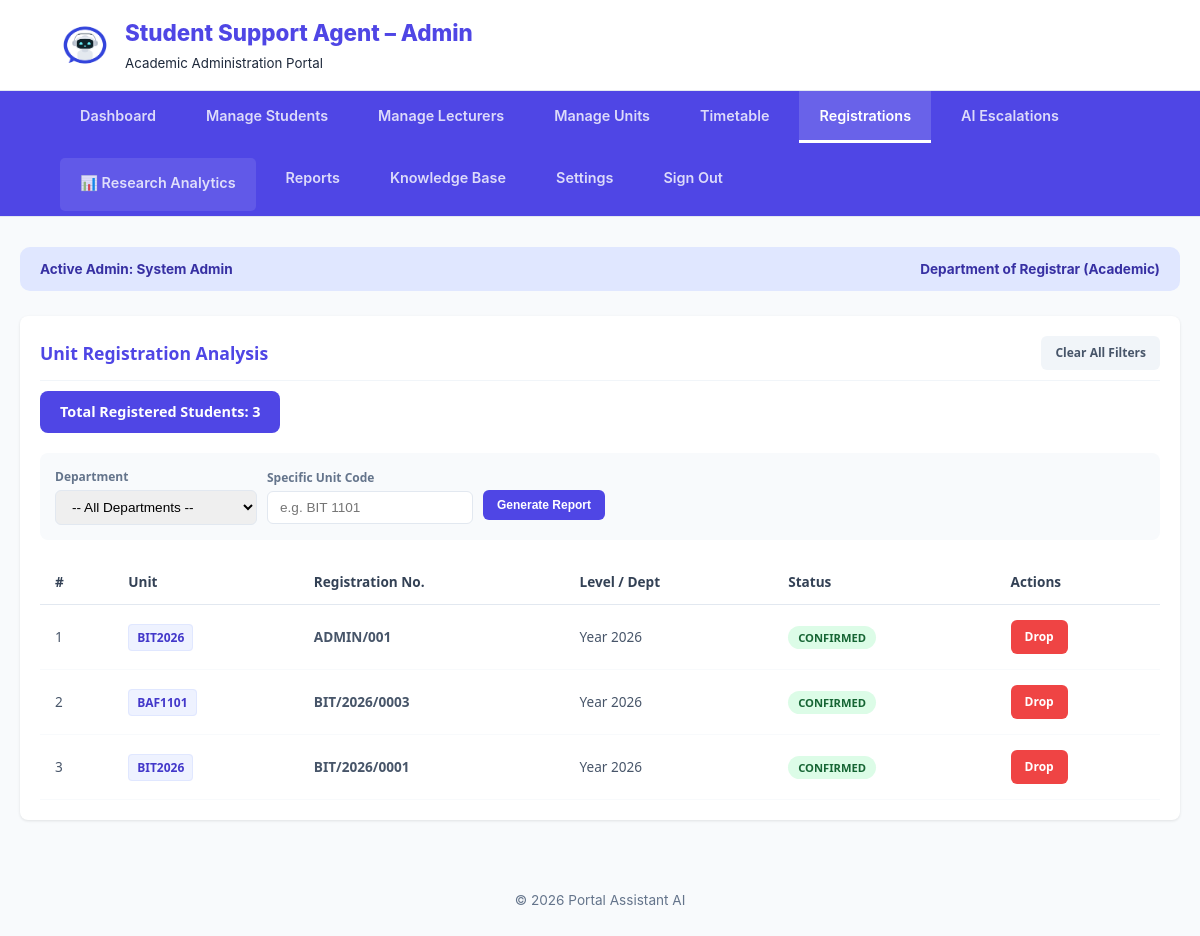
Page /Admin/Admin-index.php?section=registrations (signed in) on the earlier database version.
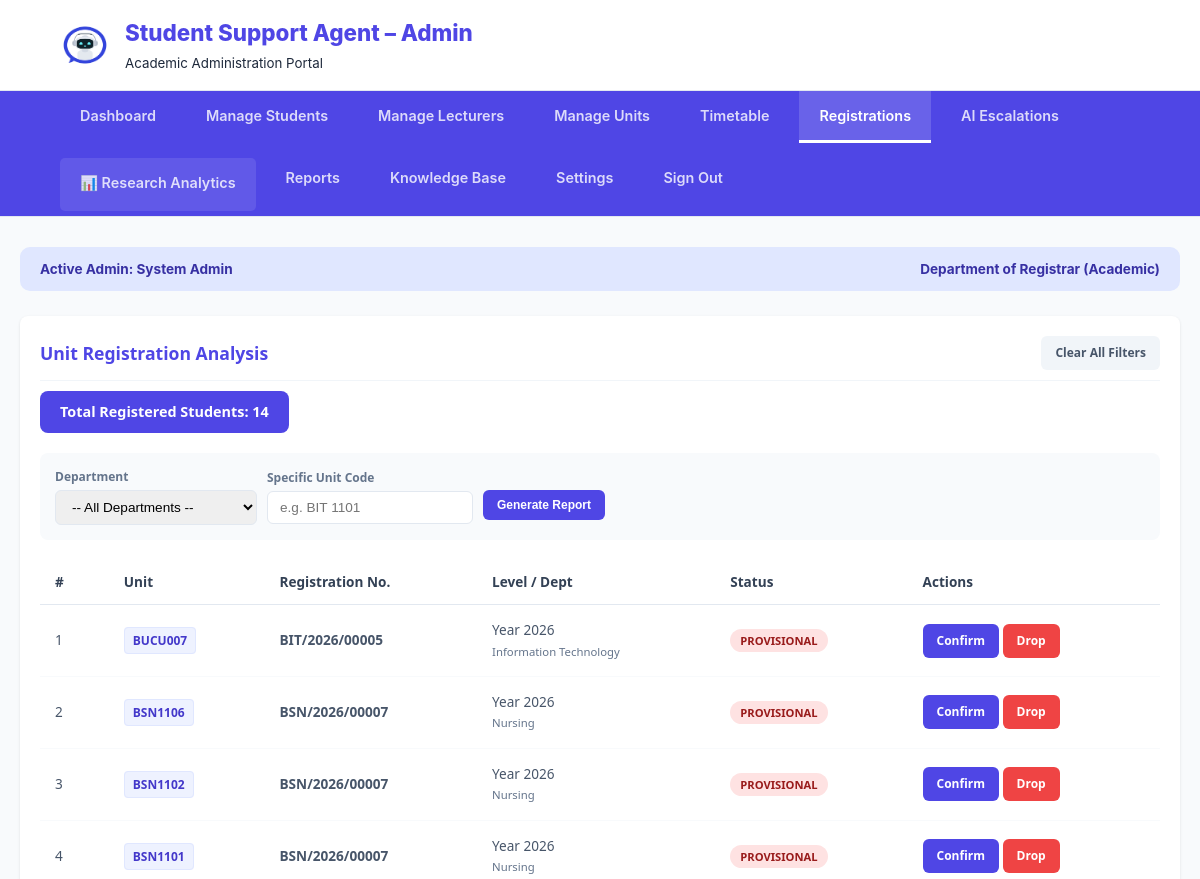
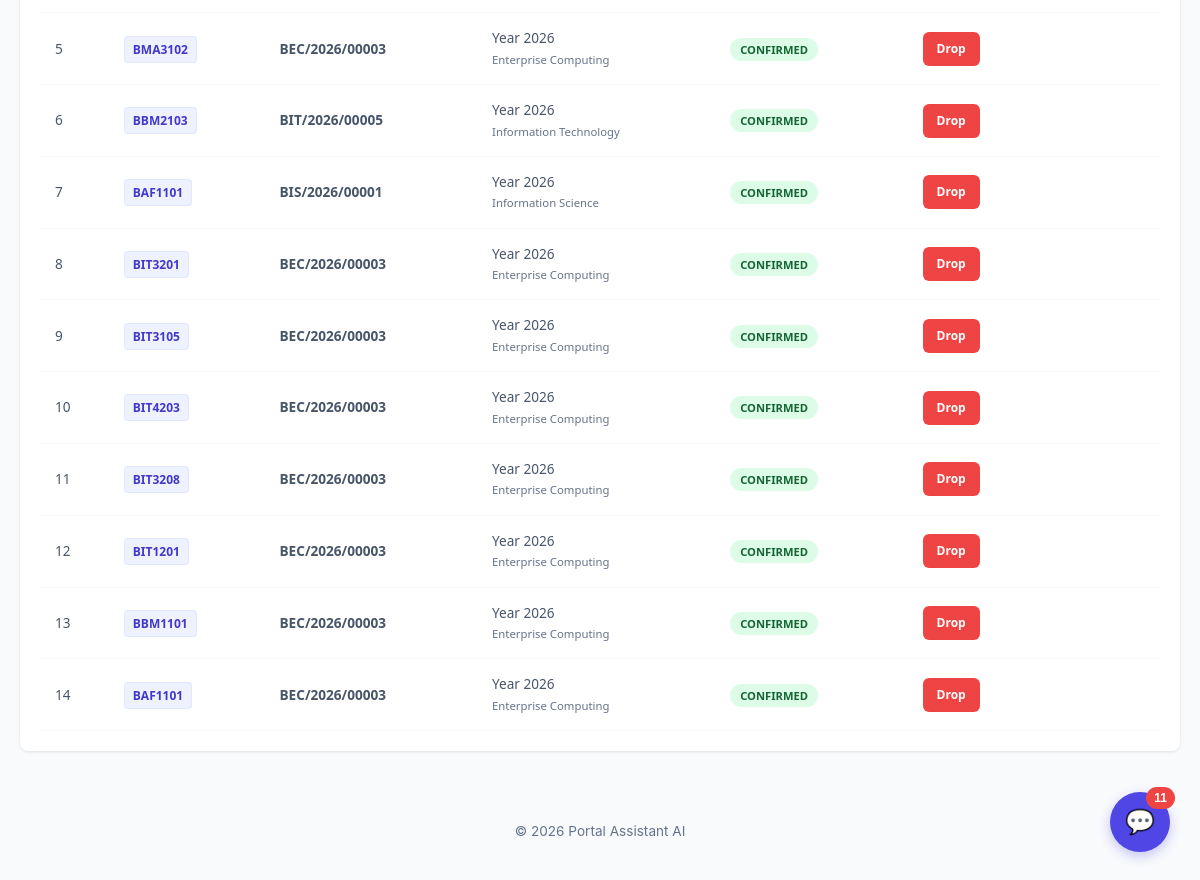
Same page on the later database version (2 pictures, top to bottom).
### tables this page shows
CREATE TABLE `registered_courses` (
  `id` int(11) NOT NULL,
  `student_reg_no` varchar(30) NOT NULL,
  `unit_code` varchar(20) NOT NULL,
  `department` varchar(100) DEFAULT NULL,
  `exam_type` varchar(30) NOT NULL,
  `class_group` varchar(20) NOT NULL,
  `semester` varchar(20) NOT NULL,
  `academic_year` varchar(10) NOT NULL,
  `status` enum('Provisional','Confirmed') DEFAULT 'Provisional',
  `registered_at` timestamp NOT NULL DEFAULT current_timestamp()
);

### Admin/view_registrations.php (the view, shortened to what the changed rows need)
<?php
$where_clause = "WHERE 1=1";
$selected_dept = isset($_POST['dept_filter']) ? mysqli_real_escape_string($conn, $_POST['dept_filter']) : "";
$selected_unit = isset($_POST['unit_filter']) ? mysqli_real_escape_string($conn, $_POST['unit_filter']) : "";
$query = "SELECT * FROM registered_courses $where_clause ORDER BY registered_at DESC";
$result = mysqli_query($conn, $query);
$total_students = mysqli_num_rows($result);
?>
<div class="master-plan-container">
    <div class="plan-header">
        <h2>Unit Registration Analysis</h2>
        <a href="Admin-index.php?section=registrations" class="btn-action" style="background: #f1f5f9; color: #475569;">Clear All Filters</a>
    </div>
    <div class="summary-counter">
        <?php
            if(!empty($selected_dept) || !empty($selected_unit)){
                echo "Found " . $total_students . " student(s) matching your filters.";
            } else {
                echo "Total Registered Students: " . $total_students;
            }
        ?>
    </div>
    <form method="POST" class="filter-bar">
        <div style="display:flex; flex-direction:column; gap:4px;">
        </div>
        <div style="display:flex; flex-direction:column; gap:4px;">
        </div>
        <button type="submit" name="filter_reg" class="btn-action btn-confirm" style="margin-top: 18px;">Generate Report</button>
    </form>
    <table class="workload-table">
        <thead>
            <tr>
                <th>#</th>
                <th>Unit</th>
                <th>Registration No.</th>
                <th>Level / Dept</th>
                <th>Status</th>
                <th>Actions</th>
            </tr>
        </thead>
        <tbody>
            <?php if($total_students > 0): $count = 1; ?>
                <?php while($row = mysqli_fetch_assoc($result)): ?>
                <tr>
                    <td><?php echo $count++; ?></td>
                    <td><span class="unit-badge"><?php echo htmlspecialchars($row['unit_code']); ?></span></td>
                    <td style="font-weight: 600;"><?php echo htmlspecialchars($row['student_reg_no']); ?></td>
                    <td>
                        <span style="display:block; font-weight: 500;">Year <?php echo $row['academic_year']; ?></span>
                        <small style="color:#64748b;"><?php echo htmlspecialchars($row['department']); ?></small>
                    </td>
                    <td><span class="status-tag <?php echo strtolower($row['status']); ?>"><?php echo $row['status']; ?></span></td>
                    <td>
                        <?php if($row['status'] == 'Provisional'): ?>
                            <a href="Admin-index.php?section=registrations&action=confirm&reg_id=<?php echo $row['id']; ?>" class="btn-action btn-confirm">Confirm</a>
                        <?php endif; ?>
                        <a href="Admin-index.php?section=registrations&action=drop&reg_id=<?php echo $row['id']; ?>" class="btn-action btn-drop" onclick="return confirm('Drop student?')">Drop</a>
                    </td>
                </tr>
                <?php endwhile; ?>
            <?php else: ?>
                <tr><td colspan="6" style="text-align:center; padding: 40px; color: #94a3b8;">No students found for this department/unit combination.</td></tr>
            <?php endif; ?>
        </tbody>
    </table>
</div>

### Admin/Admin-index.php (shortened to what the changed rows need)
<?php
$conn = mysqli_connect("localhost", "root", "", "Portal-Asisstant-AI");
$section = $_GET['section'] ?? 'dashboard';
$notif_q = mysqli_query($conn, "SELECT COUNT(*) as count FROM admin_referrals WHERE status='pending'");
$notif_count = mysqli_fetch_assoc($notif_q)['count'] ?? 0;
?>
<!DOCTYPE html>
<html lang="en">
<head>
</head>
<body>
<header>
    <div class="branding">
        <div>
            <h1>Student Support Agent – Admin</h1>
        </div>
    </div>
</header>
<nav>
    <div class="nav-top">
    </div>
</nav>
<?php if ($section !== 'dashboard' && $section !== 'analytics' && $section !== 'reports' && $section !== 'settings' && $section !== 'kb'): ?>
<div class="nav-sub">
</div>
<?php endif; ?>
<div class="container">
    <div class="admin-strip">
    </div>
    <?php
    switch($section) {
        case 'dashboard': ?>
        <?php break;
        case 'registrations':
            include('view_registrations.php');
            break;
    }
    ?>
</div>
<?php if($notif_count > 0): ?>
    <button onclick="openEscalations()" class="chat-fab">💬<span class="badge"><?php echo $notif_count; ?></span></button>
<?php endif; ?>
<footer>
    &copy; 2026 Portal Assistant AI
</footer>
</body>
</html>

Differences in the rows shown:
removed registered_courses: unit_code "BIT2026", student_reg_no "ADMIN/001", academic_year "2026", status "CONFIRMED"
removed registered_courses: unit_code "BAF1101", student_reg_no "BIT/2026/0003", academic_year "2026", status "CONFIRMED"
removed registered_courses: unit_code "BIT2026", student_reg_no "BIT/2026/0001", academic_year "2026", status "CONFIRMED"
added registered_courses: unit_code "BUCU007", student_reg_no "BIT/2026/00005", academic_year "2026", department "Information Technology", status "PROVISIONAL"
added registered_courses: unit_code "BSN1106", student_reg_no "BSN/2026/00007", academic_year "2026", department "Nursing", status "PROVISIONAL"
added registered_courses: unit_code "BSN1102", student_reg_no "BSN/2026/00007", academic_year "2026", department "Nursing", status "PROVISIONAL"
added registered_courses: unit_code "BSN1101", student_reg_no "BSN/2026/00007", academic_year "2026", department "Nursing", status "PROVISIONAL"
added registered_courses: unit_code "BMA3102", student_reg_no "BEC/2026/00003", academic_year "2026", department "Enterprise Computing", status "CONFIRMED"
added registered_courses: unit_code "BBM2103", student_reg_no "BIT/2026/00005", academic_year "2026", department "Information Technology", status "CONFIRMED"
added registered_courses: unit_code "BAF1101", student_reg_no "BIS/2026/00001", academic_year "2026", department "Information Science", status "CONFIRMED"
added registered_courses: unit_code "BIT3201", student_reg_no "BEC/2026/00003", academic_year "2026", department "Enterprise Computing", status "CONFIRMED"
added registered_courses: unit_code "BIT3105", student_reg_no "BEC/2026/00003", academic_year "2026", department "Enterprise Computing", status "CONFIRMED"
added registered_courses: unit_code "BIT4203", student_reg_no "BEC/2026/00003", academic_year "2026", department "Enterprise Computing", status "CONFIRMED"
added registered_courses: unit_code "BIT3208", student_reg_no "BEC/2026/00003", academic_year "2026", department "Enterprise Computing", status "CONFIRMED"
added registered_courses: unit_code "BIT1201", student_reg_no "BEC/2026/00003", academic_year "2026", department "Enterprise Computing", status "CONFIRMED"
added registered_courses: unit_code "BBM1101", student_reg_no "BEC/2026/00003", academic_year "2026", department "Enterprise Computing", status "CONFIRMED"
added registered_courses: unit_code "BAF1101", student_reg_no "BEC/2026/00003", academic_year "2026", department "Enterprise Computing", status "CONFIRMED"
Other differences:
$total_students: "3" → "14"
$notif_count: (not shown) → "11"
